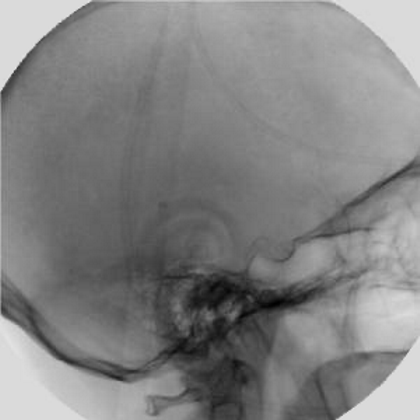
#> input picture Assignment-29/test/image/a.tif, 420 x 420 px, found by its file name
$ python sub_images.py
#> lines starting #> are read from the running program, lines starting #| are printed output that depends on the picture
import cv2
import numpy as np

image_1 = cv2.imread("input/a.tif")
#> image_1 is the input picture: shape (420, 420, 3); min 0, max 234, mean 130.7
image_2 = cv2.imread("input/b.tif")
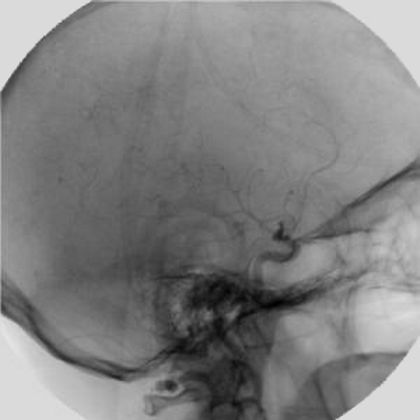
#> input picture Assignment-29/test/image/b.tif, 420 x 420 px, found by its file name
#> image_2 is the input picture: shape (420, 420, 3); min 0, max 229, mean 129.3

result = cv2.subtract(image_1, image_2)
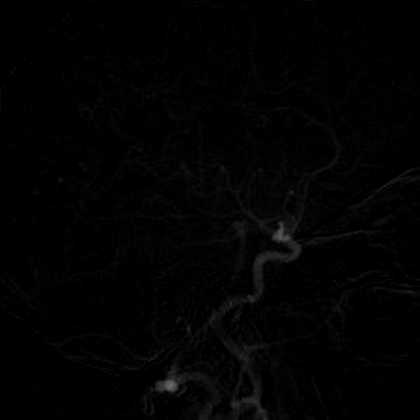
#> result: shape (420, 420, 3); min 0, max 104, mean 2.3
result = 240 - result
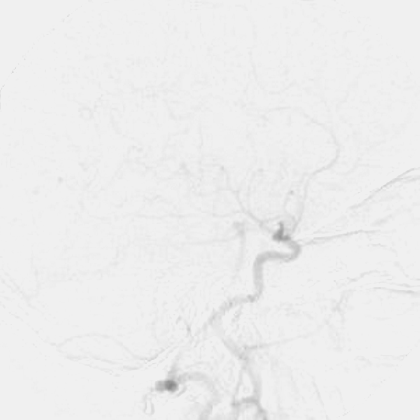
#> result: shape (420, 420, 3); min 136, max 240, mean 237.7
cv2.imwrite("output/c.jpg", result)
